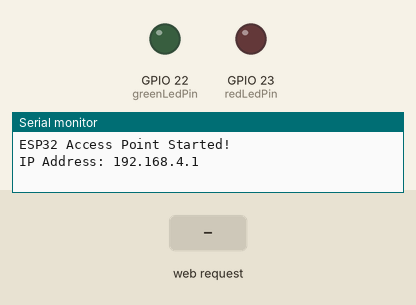
This sketch was run on a simulated ESP32. On the bench: output pins drawn as LEDs (lit = HIGH), the last lines printed to the serial monitor. Dashed ring = blinking. The test bench sets the inputs (shaded band).

Above: at 1.2 s.
1.3 s: HTTP request GET /led/blink received
At 2.2 s:
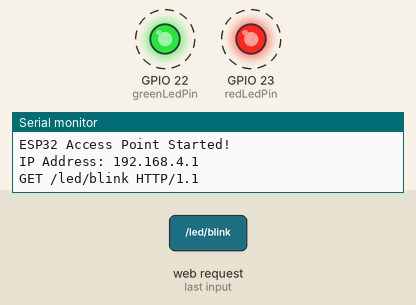
4.3 s: HTTP request GET /led/red received
At 5.0 s:
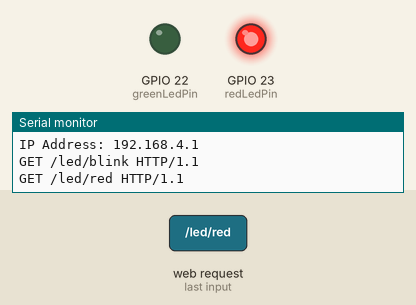
5.8 s: HTTP request GET /led/green received
At 6.1 s:
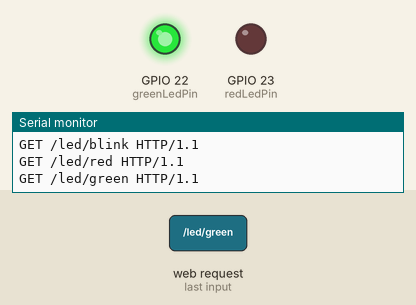
Timing chart, 0 to 8.8 s (numbered marks = the images above; inputs shaded):
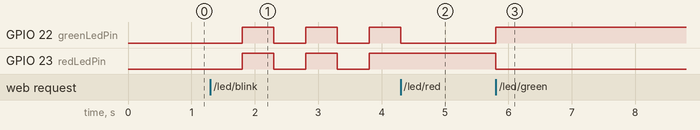

Measured:
- after the input at 1.3 s, GPIO 22 (greenLedPin), GPIO 23 (redLedPin): alternates HIGH for 0.50 s and LOW for 0.50 s, starting after 0.50 s
- after the input at 4.3 s, GPIO 22 (greenLedPin): goes on until 4.3 s, then stays LOW; GPIO 23 (redLedPin): stays HIGH (without the input it goes to LOW after 0.00 s)
- after the input at 5.8 s, GPIO 22 (greenLedPin): LOW → HIGH at once; GPIO 23 (redLedPin): HIGH → LOW at once

The sketch:

led_with_wifi_mobile_app_control.ino
```cpp
#include <WiFi.h>

const char* ssid = "ESP NISHAN";
const char* password = "12345678";

WiFiServer server(80);

// LED pins
const int redLedPin = 23;
const int greenLedPin = 22;

// LED states
bool redLedState = false;
bool greenLedState = false;
bool blinkMode = false;

void setup() {
  Serial.begin(115200);

  pinMode(redLedPin, OUTPUT);
  pinMode(greenLedPin, OUTPUT);

  WiFi.softAP(ssid, password);
  Serial.println("ESP32 Access Point Started!");
  Serial.print("IP Address: ");
  Serial.println(WiFi.softAPIP());

  server.begin();
}

void loop() {
  WiFiClient client = server.available();
  if (client) handleClient(client);

  if (blinkMode) {
    digitalWrite(redLedPin, !redLedState);
    digitalWrite(greenLedPin, !greenLedState);
    redLedState = !redLedState;
    greenLedState = !greenLedState;
    delay(500);
  }
}

void handleClient(WiFiClient client) {
  String req = client.readStringUntil('\r');
  Serial.println(req);

  if (req.indexOf("/led/on") != -1) {
    blinkMode = false;
    setRed(true);
    setGreen(true);
    sendResponse(client, "Both LEDs ON");
  }
  else if (req.indexOf("/led/red") != -1) {
    blinkMode = false;
    setRed(true);
    setGreen(false);
    sendResponse(client, "Red LED ON");
  }
  else if (req.indexOf("/led/green") != -1) {
    blinkMode = false;
    setRed(false);
    setGreen(true);
    sendResponse(client, "Green LED ON");
  }
  else if (req.indexOf("/led/blink") != -1) {
    blinkMode = true;
    redLedState = true;
    greenLedState = true;
    sendResponse(client, "Both LEDs BLINKING");
  }
  else {
    sendResponse(client, "Unknown command");
  }

  client.stop();
}

// Simple functions to control LEDs
void setRed(bool state) {
  redLedState = state;
  digitalWrite(redLedPin, state ? HIGH : LOW);
}

void setGreen(bool state) {
  greenLedState = state;
  digitalWrite(greenLedPin, state ? HIGH : LOW);
}

// Send HTML response
void sendResponse(WiFiClient client, String msg) {
  client.println("HTTP/1.1 200 OK");
  client.println("Content-Type: text/html");
  client.println("Connection: close");
  client.println();
  client.println("<html><body>");
  client.println("<h1>" + msg + "</h1>");
  client.println("<a href=\"/led/on\">Both LEDs ON</a><br>");
  client.println("<a href=\"/led/red\">Red LED ON</a><br>");
  client.println("<a href=\"/led/green\">Green LED ON</a><br>");
  client.println("<a href=\"/led/blink\">Blink Both LEDs</a><br>");
  client.println("</body></html>");
}


// #include <WiFi.h>

// const char* ssid = "ESP NISHAN";
// const char* password = "12345678";


// int ledPin = 23;

// WiFiServer server(80);

// int blinkDelay = (500);
// bool ledState = false;


// void setup() {
//   Serial.begin(115200);
//   pinMode(ledPin, OUTPUT);


//   //wifi access point

//   WiFi.softAP(ssid, password);
//   Serial.println("ESP32 Access point Started!");
//   Serial.print("IP Address: ");
//   Serial.println(WiFi.softAPIP());

//   server.begin();
// }

// void loop() {
//   WiFiClient client = server.available();

//   if (client) {
//     String request = client.readStringUntil('\r');
//     Serial.println(request);

//     if (request.indexOf("/led/on") != -1) {
//       ledState = true;
//       digitalWrite(ledPin, HIGH);
//     } else {
//       ledState = false;
//       digitalWrite(ledPin, LOW);
//     }

//     client.println("HTTP/1.1 200 OK");
//     client.println("Content-Type: text/html");
//     client.println("Connection: close");
//     client.println();
//     client.println("LED UPDATED!!!");
//     client.stop();

//   }
// }

// void handleGreenLight()
// {

// }
```
